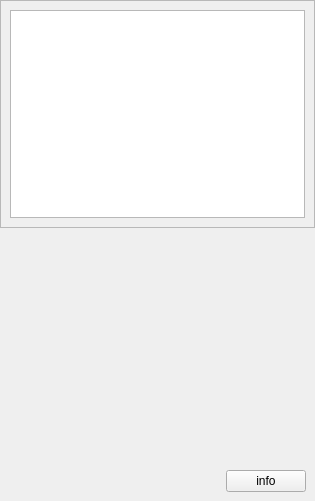
<?xml version="1.0" encoding="UTF-8"?>
<ui version="4.0">
 <class>sensorWidget</class>
 <widget class="QWidget" name="sensorWidget">
  <property name="geometry">
   <rect>
    <x>0</x>
    <y>0</y>
    <width>315</width>
    <height>501</height>
   </rect>
  </property>
  <property name="sizePolicy">
   <sizepolicy hsizetype="Preferred" vsizetype="Preferred">
    <horstretch>0</horstretch>
    <verstretch>8</verstretch>
   </sizepolicy>
  </property>
  <property name="windowTitle">
   <string>Form</string>
  </property>
  <property name="styleSheet">
   <string notr="true">#widget{
	background-color: #444444;
	border-radius: 4px;
}
#widget_2{
	background-color: #444444;
	border-radius: 4px;
}
#widget_3{
	background-color: #444444;
	border-radius: 4px;
}
#widget_4{
	background-color: #444444;
	border-radius: 4px;
}</string>
  </property>
  <layout class="QVBoxLayout" name="verticalLayout">
   <property name="leftMargin">
    <number>0</number>
   </property>
   <property name="topMargin">
    <number>0</number>
   </property>
   <property name="rightMargin">
    <number>0</number>
   </property>
   <property name="bottomMargin">
    <number>0</number>
   </property>
   <item>
    <widget class="QScrollArea" name="scrollArea">
     <property name="widgetResizable">
      <bool>true</bool>
     </property>
     <widget class="QWidget" name="scrollAreaWidgetContents">
      <property name="geometry">
       <rect>
        <x>0</x>
        <y>0</y>
        <width>313</width>
        <height>223</height>
       </rect>
      </property>
      <layout class="QVBoxLayout" name="verticalLayout_6">
       <item>
        <layout class="QGridLayout" name="gridLayout"/>
       </item>
       <item>
        <widget class="QTextEdit" name="system_msg"/>
       </item>
      </layout>
     </widget>
    </widget>
   </item>
   <item>
    <spacer name="verticalSpacer_2">
     <property name="orientation">
      <enum>Qt::Vertical</enum>
     </property>
     <property name="sizeHint" stdset="0">
      <size>
       <width>20</width>
       <height>40</height>
      </size>
     </property>
    </spacer>
   </item>
   <item>
    <widget class="QWidget" name="widget_5" native="true">
     <layout class="QHBoxLayout" name="horizontalLayout">
      <item>
       <spacer name="horizontalSpacer">
        <property name="orientation">
         <enum>Qt::Horizontal</enum>
        </property>
        <property name="sizeHint" stdset="0">
         <size>
          <width>40</width>
          <height>20</height>
         </size>
        </property>
       </spacer>
      </item>
      <item>
       <widget class="QPushButton" name="info_Button">
        <property name="text">
         <string>info</string>
        </property>
       </widget>
      </item>
     </layout>
    </widget>
   </item>
  </layout>
 </widget>
 <resources/>
 <connections/>
</ui>
